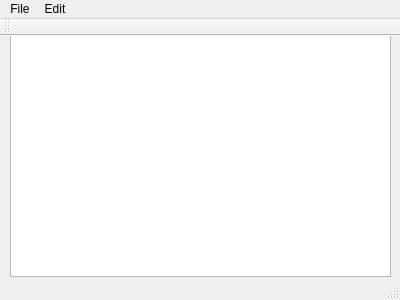
<?xml version="1.0" encoding="UTF-8"?>
<ui version="4.0">
 <class>MainWindow</class>
 <widget class="QMainWindow" name="MainWindow">
  <property name="geometry">
   <rect>
    <x>0</x>
    <y>0</y>
    <width>400</width>
    <height>300</height>
   </rect>
  </property>
  <property name="windowTitle">
   <string>MainWindow</string>
  </property>
  <widget class="QWidget" name="centralWidget">
   <widget class="QTextEdit" name="textEdit">
    <property name="geometry">
     <rect>
      <x>10</x>
      <y>-10</y>
      <width>381</width>
      <height>251</height>
     </rect>
    </property>
   </widget>
  </widget>
  <widget class="QMenuBar" name="menuBar">
   <property name="geometry">
    <rect>
     <x>0</x>
     <y>0</y>
     <width>400</width>
     <height>25</height>
    </rect>
   </property>
   <widget class="QMenu" name="menuFile">
    <property name="title">
     <string>File</string>
    </property>
    <addaction name="actionNew"/>
    <addaction name="actionOpen"/>
    <addaction name="actionSave"/>
    <addaction name="actionSave_As"/>
   </widget>
   <widget class="QMenu" name="menuEdit">
    <property name="title">
     <string>Edit</string>
    </property>
    <addaction name="actionUt"/>
    <addaction name="actionCopy"/>
    <addaction name="actionPaste"/>
    <addaction name="actionRedo"/>
    <addaction name="actionUndo"/>
   </widget>
   <addaction name="menuFile"/>
   <addaction name="menuEdit"/>
  </widget>
  <widget class="QToolBar" name="mainToolBar">
   <attribute name="toolBarArea">
    <enum>TopToolBarArea</enum>
   </attribute>
   <attribute name="toolBarBreak">
    <bool>false</bool>
   </attribute>
  </widget>
  <widget class="QStatusBar" name="statusBar"/>
  <action name="actionNew">
   <property name="text">
    <string>New</string>
   </property>
  </action>
  <action name="actionOpen">
   <property name="text">
    <string>Open</string>
   </property>
  </action>
  <action name="actionUt">
   <property name="text">
    <string>Cut</string>
   </property>
  </action>
  <action name="actionCopy">
   <property name="text">
    <string>Copy</string>
   </property>
  </action>
  <action name="actionPaste">
   <property name="text">
    <string>Paste</string>
   </property>
  </action>
  <action name="actionRedo">
   <property name="text">
    <string>Redo</string>
   </property>
  </action>
  <action name="actionUndo">
   <property name="text">
    <string>Undo</string>
   </property>
  </action>
  <action name="actionSave">
   <property name="text">
    <string>Save</string>
   </property>
  </action>
  <action name="actionSave_As">
   <property name="text">
    <string>Save As</string>
   </property>
  </action>
 </widget>
 <layoutdefault spacing="6" margin="11"/>
 <resources/>
 <connections/>
</ui>
